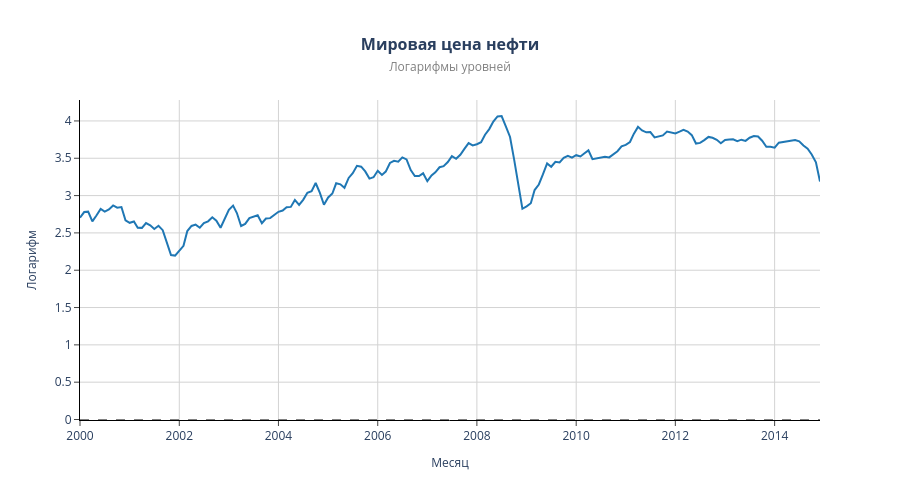

Notebook code for this chart:
### Markdown cell above
## Мировая цена нефти (rpo)

### Code cell
fig = go.Figure()
fig.add_trace(go.Scatter(
    x=dataset['date'],
    y=dataset['rpo'],
    mode='lines',
    name='Мировая цена нефти',
    line=dict(color='#1f77b4', width=2),
    #fill='tozeroy',
    fillcolor='rgba(31, 119, 180, 0.15)'
))
fig.update_layout(
    title=dict(
        text='<b>Мировая цена нефти</b><br>' +
             '<span style="font-size:12px; color:gray;">Логарифмы уровней</span>',
        x=0.5,
        xanchor='center',
        font=dict(size=16)
    ),
    xaxis=dict(
        title=dict(text='Месяц', font=dict(size=12)),
        tickformat='%Y',
        gridcolor='lightgray',
        showgrid=True,
        zeroline=False,
        showline=True,
        linewidth=1,
        linecolor='black',
        ticks='outside'
    ),
    yaxis=dict(
        title=dict(text='Логарифм', font=dict(size=12)),
        gridcolor='lightgray',
        showgrid=True,
        zeroline=True,
        zerolinecolor='black',
        zerolinewidth=1,
        showline=True,
        linewidth=1,
        linecolor='black',
        ticks='outside'
    ),
    plot_bgcolor='white',
    paper_bgcolor='white',
    height=500,
    width=900,
    hovermode='x unified'
)

fig.add_hline(y=0, line_dash="dash", line_color="gray", line_width=1)

pio.write_image(fig, '../russian_paper_results/graphs/rpo.png', scale=2)
fig.show()

### Figure 1 — Plotly figure (JSON) as saved in the notebook; plotly's stock layout.template omitted (floating-point values rounded to 4 significant figures; data arrays with more than 128 entries replaced by an {"elided": "..."} marker saying what was removed)
{"data": [{"fillcolor": "rgba(31, 119, 180, 0.15)", "line": {"color": "#1f77b4", "width": 2}, "mode": "lines", "name": "Мировая цена нефти", "x": {"elided": "180 str values"}, "y": {"elided": "180 float values"}, "type": "scatter"}], "layout": {"title": {"font": {"size": 16}, "text": "<b>Мировая цена нефти</b><br><span style=\"font-size:12px; color:gray;\">Логарифмы уровней</span>", "x": 0.5, "xanchor": "center"}, "xaxis": {"title": {"font": {"size": 12}, "text": "Месяц"}, "tickformat": "%Y", "gridcolor": "lightgray", "showgrid": true, "zeroline": false, "showline": true, "linewidth": 1, "linecolor": "black", "ticks": "outside"}, "yaxis": {"title": {"font": {"size": 12}, "text": "Логарифм"}, "gridcolor": "lightgray", "showgrid": true, "zeroline": true, "zerolinecolor": "black", "zerolinewidth": 1, "showline": true, "linewidth": 1, "linecolor": "black", "ticks": "outside"}, "plot_bgcolor": "white", "paper_bgcolor": "white", "height": 500, "width": 900, "hovermode": "x unified", "shapes": [{"line": {"color": "gray", "dash": "dash", "width": 1}, "type": "line", "x0": 0, "x1": 1, "xref": "x domain", "y0": 0, "y1": 0, "yref": "y"}]}}
